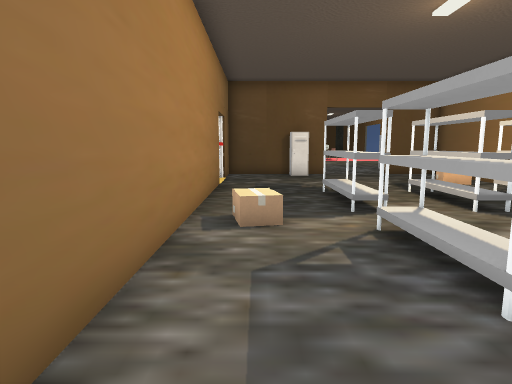
[1] (above)

22 first-person views from a walk through a 3-D level made in the Godot game engine. The camera is 1.4 m above the floor, tilts 8° down and sees 75° across. The floor is counted in squares, 1 m on a side. Each view is taken from the middle of a square. On the plan, view 1 faces up. The plan holds only what a view shows up to about 15 squares ahead; the rest is blank. The place goes on beyond the plan. Characters and animated objects are not drawn. Door leaves are left out where a doorway can be walked through. Some surface patterns are stand-ins.

[2]
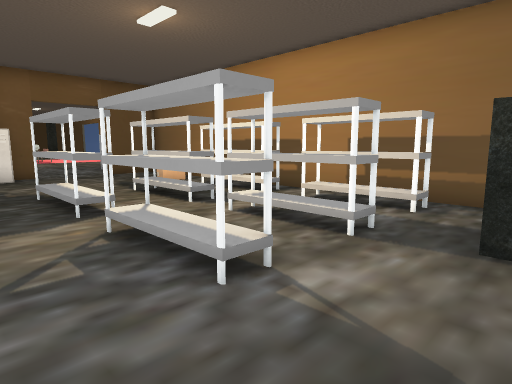

[3]
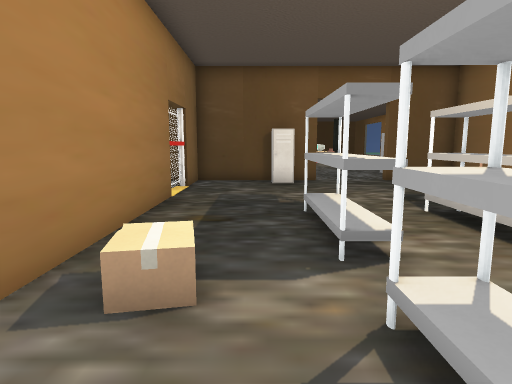

[4]
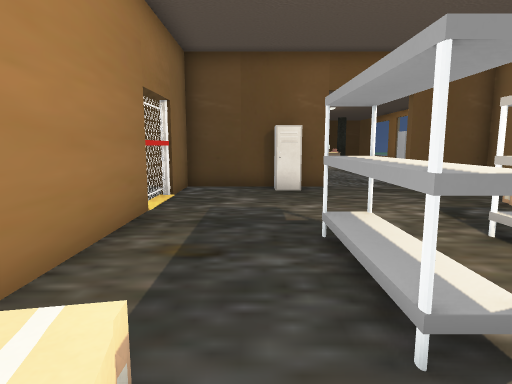

[5]
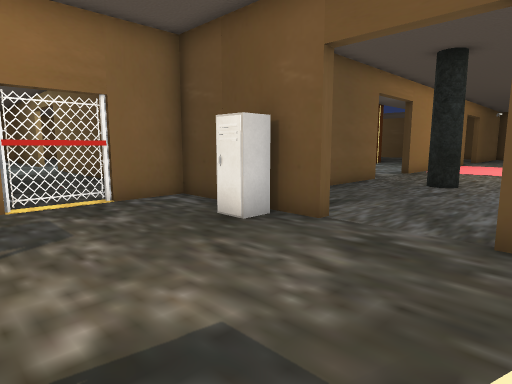

[6]
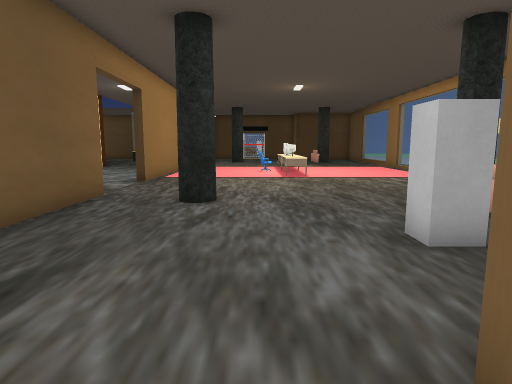

[7]
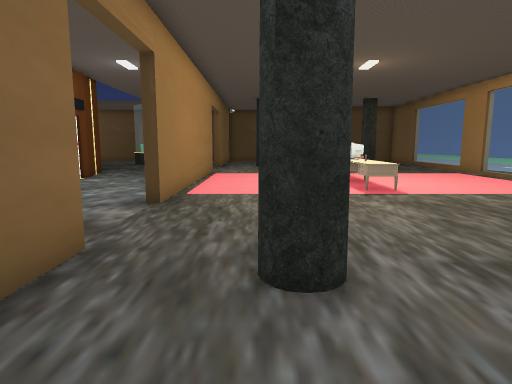

[8]
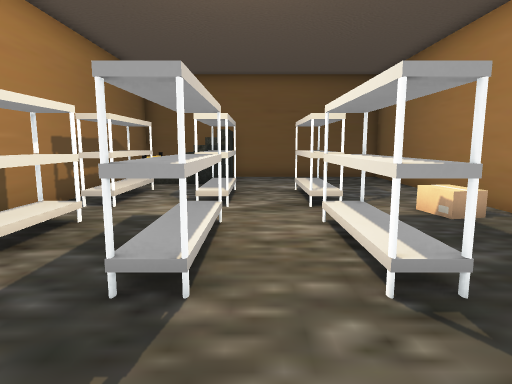

[9]
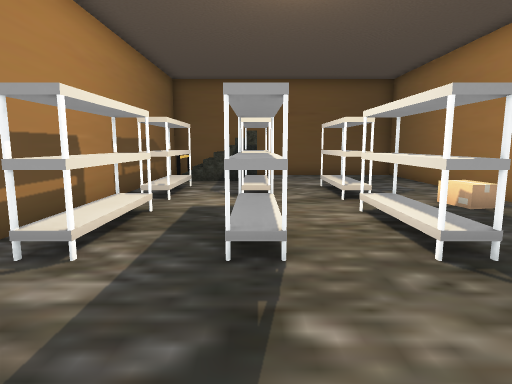

[10]
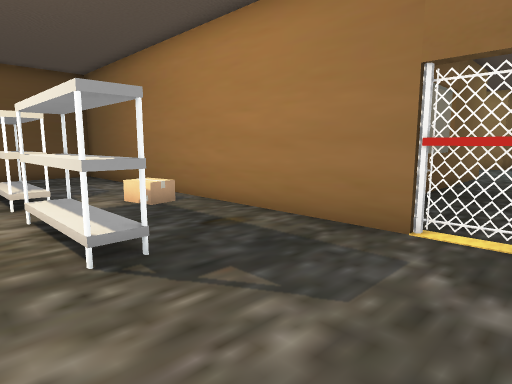

[11]
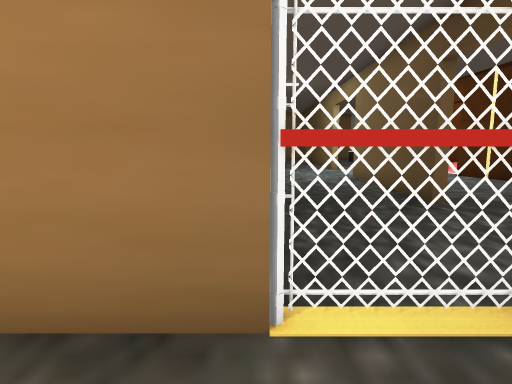

[12]
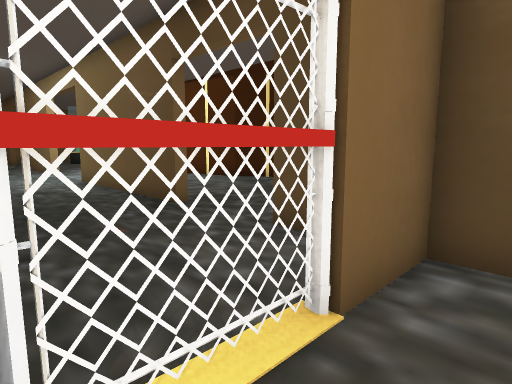

[13]
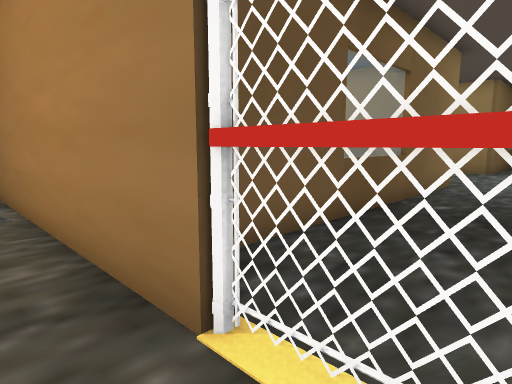

[14]
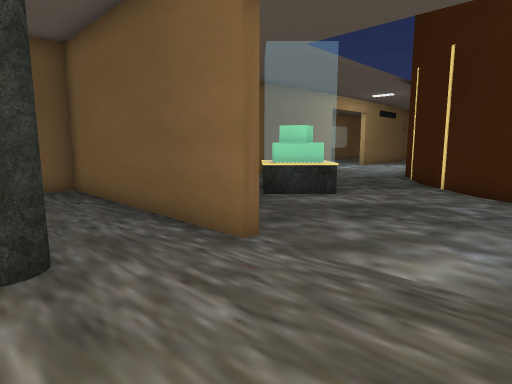

[15]
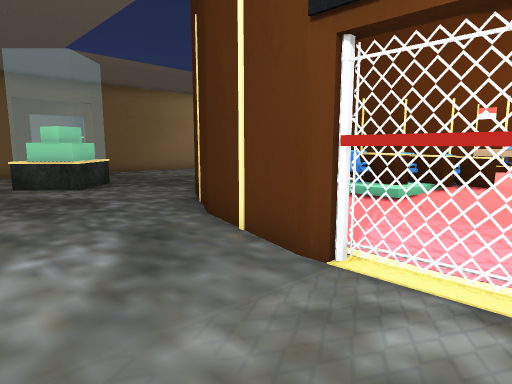

[16]
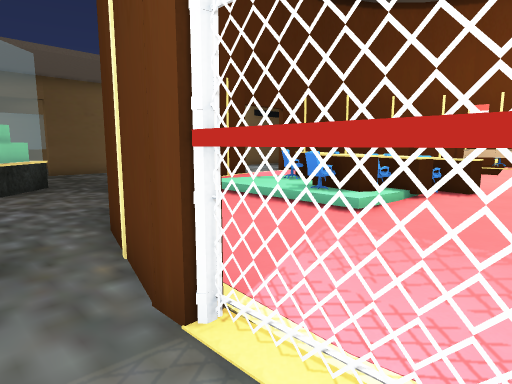

[17]
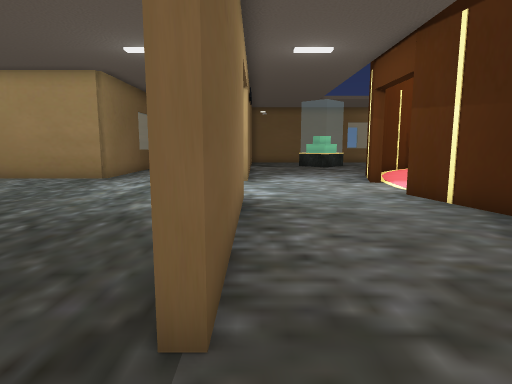

[18]
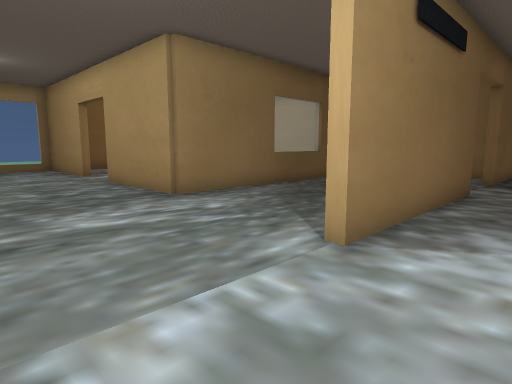

[19]
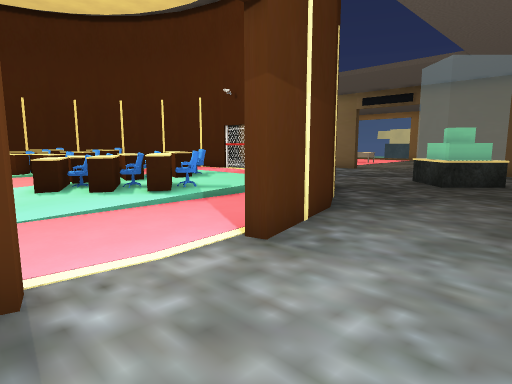

[20]
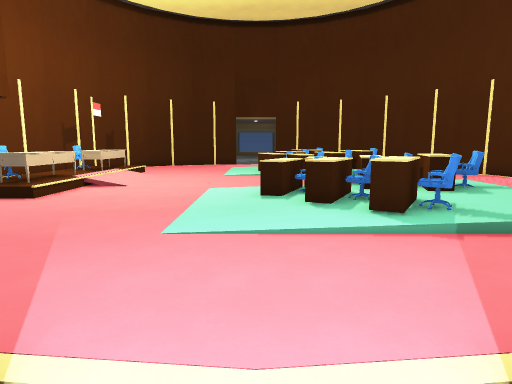

[21]
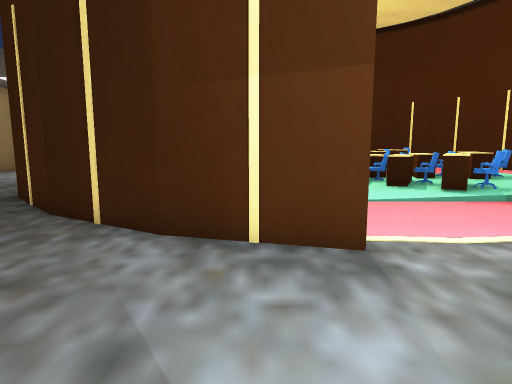

[22]
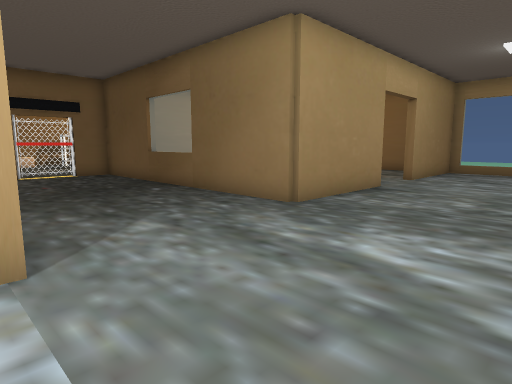

### Floor plan
Key: @ floor where view 1 was taken; # wall or solid block; . main floor; : floor 0.25 m higher than the main floor; + floor 2 m higher than the main floor; / step, stairs or slope; D open door; = window, fence, low wall or low ledge; ^ raised ledge; S shelf; L locker; E desk; C chair; O other object.
Columns run from 24 left of view 1 to 10 right of it. Each row starts with its distance up from view 1.
 35 OE:/......^       .#... #...   O
 34 :E:/......^      ..#D...#...   O...
 33 :::/...............DD...#...   O...
 32 :E:/......^........D....#...    ...
 31 OE:/......^O^......#....#...  .E...
 30 :E:......^^OOOO....#....#......E...
 29  ::.....^CC^:^C...##....#..........
 28   .......=CC:::.. #.....#..........
 27   .......=#C:::. ##................
 26    .......=CC::.##.................
 25 #   ......//// ##..................
 24 ##   ........ ##........#.........O
 23 .###........###.........#..#O.....#
 22  ..####...###......##.. #........
 21   .................###  #.........O
 20   ..................#.  #.......L.
 19    ................  .  #........
 18 .................... .  #.......
 17 ......................  #.......
 16 ######.....######....#####L#...###
 15    ...................#...L..... #
 14   ....................#D........ #
 13  .....................D........ O#
 12 ......................D........ .#
 11 ......................#..........#
 10 =#####.....#####===####...SS.S.SS#
  9      #.....#          #...SS.S.SS#
  8      #.....#          #...SS.S.SS#
  7      #.....#          #...SS.S.SS#
  6      #.....#          #.O........#
  5      .......          #...SS.S.SS#
  4      ........         #...SS.S.SS#
  3      #.....#.         #...SS.S.SS#
  2       .....#          #..........#
  1        ....#          #.........##
  0         ...           #.@....+  =#
 -1                       #......  =##
 -2                       ############

Positions as (right, up) in squares from view 1, and headings:
1: (0, 0), facing up
2: (0, 0), facing up-right
3: (1, 3), facing up
4: (1, 5), facing up
5: (7, 11), facing up-left
6: (5, 15), facing up
7: (3, 20), facing up
8: (4, 13), facing down
9: (5, 14), facing down
10: (4, 14), facing down-left
11: (1, 12), facing left
12: (0, 12), facing up-left
13: (0, 14), facing down-left
14: (4, 28), facing down-left
15: (-1, 34), facing down-left
16: (-3, 34), facing down-left
17: (-5, 17), facing left
18: (-14, 19), facing down-left
19: (-18, 18), facing up-right
20: (-16, 20), facing up
21: (-19, 17), facing up
22: (-18, 17), facing down-right
